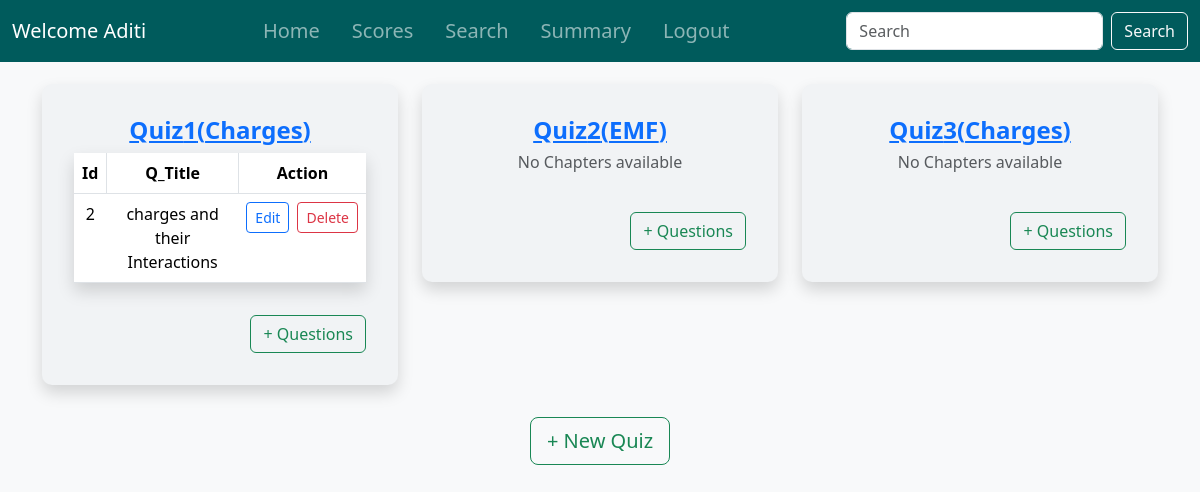
The app's page /admin/quiz_management (signed in), older data.
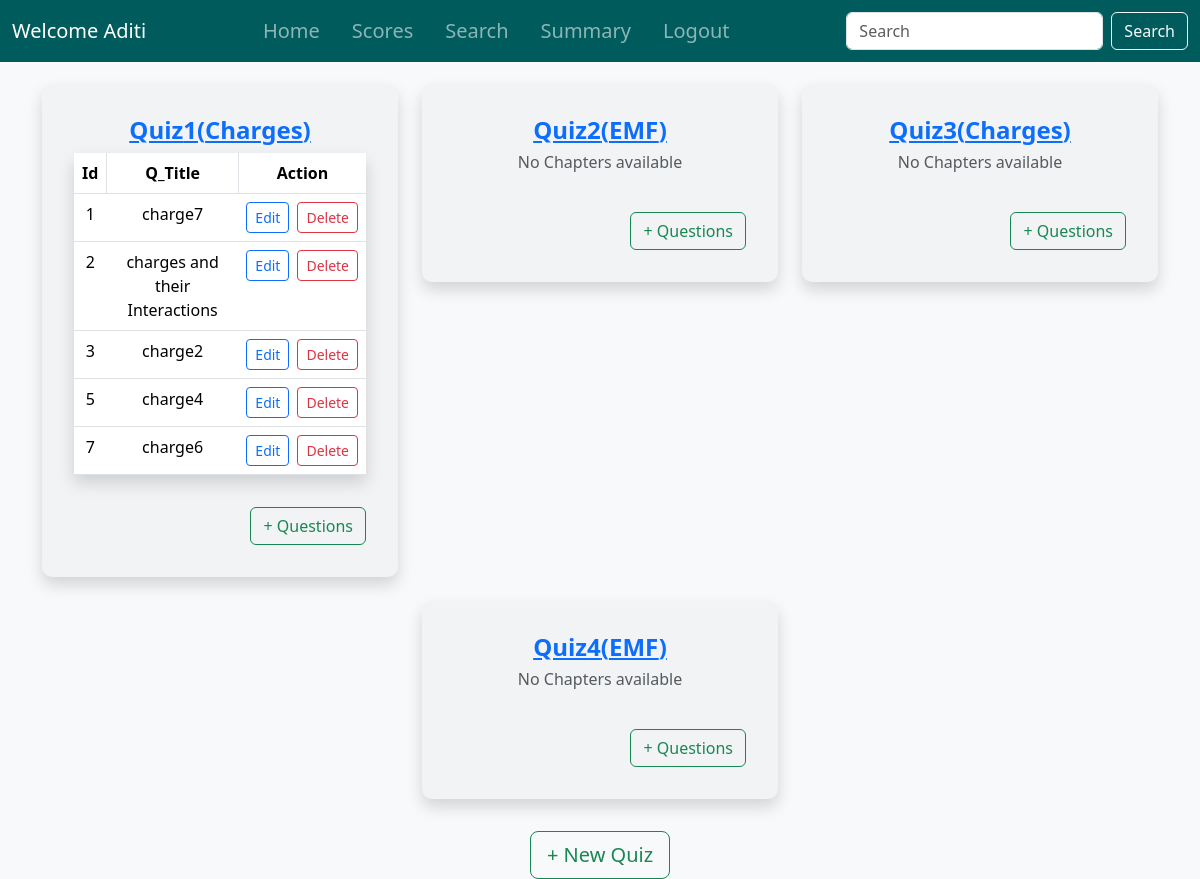
The same page, newer data.
### controllers/models.py (models this page shows, shortened)
class User(db.Model, UserMixin):
    __tablename__ = 'user'
    id = db.Column(db.Integer, primary_key=True)
    fullname = db.Column(db.String(200), nullable=False)
    email = db.Column(db.String(150), unique=True, nullable=False)
    username = db.Column(db.String(100), unique=True, nullable=False)
    dob = db.Column(db.Date, nullable=False)
    qualification = db.Column(db.String(200))
    document_path = db.Column(db.String(length=200), nullable=False)  # Path to uploaded document
    password = db.Column(db.String(60), nullable=False)

class Quiz(db.Model):
    id = db.Column(db.Integer, primary_key=True)
    chapter_id = db.Column(db.Integer, db.ForeignKey('chapter.id'), nullable=False)
    subject_id = db.Column(db.Integer, db.ForeignKey('subject.id'), nullable=False)
    date_of_quiz = db.Column(db.DateTime, default=func.now())
    time_duration = db.Column(db.String(10))  # HH:MM format
    remarks = db.Column(db.Text)
    questions = db.relationship('Question', backref='quiz', cascade='all, delete-orphan')
    scores = db.relationship('Score', backref='quiz', cascade='all, delete-orphan')
    subject = db.relationship('Subject', backref='quizzes')

class Chapter(db.Model):
    id = db.Column(db.Integer, primary_key=True)
    name = db.Column(db.String(200), nullable=False, unique=True)
    description = db.Column(db.Text, nullable=False)
    no_of_quizes = db.Column(db.Integer, nullable=False) # I don't know how to use this stuff.
    subject_id = db.Column(db.Integer, db.ForeignKey('subject.id'), nullable=False)
    quizzes = db.relationship('Quiz', backref='chapter', cascade='all, delete-orphan')

class Question(db.Model):
    id = db.Column(db.Integer, primary_key=True)
    quiz_id = db.Column(db.Integer, db.ForeignKey('quiz.id'), nullable=False)
    question_title = db.Column(db.String(30), nullable=False)
    question_statement = db.Column(db.Text, nullable=False)
    option1 = db.Column(db.String(255), nullable=False)
    option2 = db.Column(db.String(255), nullable=False)
    option3 = db.Column(db.String(255), nullable=False)
    option4 = db.Column(db.String(255), nullable=False)
    correct_option = db.Column(db.Integer, nullable=False)  # Stores option number (1-4)

### controllers/routes.py (the view)
@app.route('/admin/quiz_management')
@login_required
def quiz_management():
    quizes = Quiz.query.all()
    return render_template('quiz_management.html', quizes=quizes)

### controllers/models.py (called while the page is built)
@login_manager.user_loader
def load_user(user_id):
    try:
        user_type, id = user_id.split('-')
        id = int(id)
        if user_type == 'admin':
            return Admin.query.get(id)
        else:
            return User.query.get(id)
    except (ValueError, AttributeError):
        print(f"ERROR: Invalid user_id: {user_id}")
        return None

### controllers/templates/quiz_management.html (shortened to what this page needs)
{% extends 'base.html' %}
{% block content %}
<div class="container mt-4">
    <div class="row g-4 d-flex justify-content-center">
        {% if quizes %}
            {% for quiz in quizes %}
                <div class="col-md-4">
                    <div class="card p-3 shadow">
                        <div class="card-body">
                            <h4 class="fw-bold text-center"><a href="#">Quiz{{ quiz.id }}({{quiz.chapter.name}})</a></h4>
                            <table class="table table-hover shadow">
                                {% if quiz.questions %}
                                    <thead>
                                        <tr>
                                            <th scope="col" class="text-center border-end">Id</th>
                                            <th scope="col" class="text-center border-end">Q_Title</th>
                                            <th scope="col" class="text-center">Action</th>
                                        </tr>
                                    </thead>
                                    <tbody>
                                        {% for question in quiz.questions %}
                                            <tr>
                                                <td class="text-center">{{ question.id }}</td>
                                                <td class="text-center">{{ question.question_title }}</td>
                                                <td class="text-center">
                                                    <div class="d-flex justify-content-center gap-2">
                                                        <a href="#" class="btn btn-outline-primary btn-sm">Edit</a>
                                                        <form action="#" method="POST" onsubmit="return confirm('Are you sure you want to delete this service?')">
                                                            <button type="submit" class="btn btn-outline-danger btn-sm">Delete</button>
                                                        </form>
                                                    </div>
                                                </td>
                                            </tr>
                                        {% endfor %}
                                    </tbody>
                                {% else %}
                                    <h6 class="text-center text-muted">No Chapters available</h6>
                                {% endif %}
                            </table>
                            <div class="row mt-3">
                                <div class="col text-end mt-3">
                                    <a href="{{url_for('add_question', quiz_id=quiz.id)}}" class="btn btn-outline-success">+ Questions</a>
                                </div>
                            </div>
                        </div>
                    </div>
                </div>
            {% endfor %}
        {% else %}
            <div class="container"><h3 style="color: #808080;">No Quizes! Consider creating one.</h3></div>
        {% endif %}
    </div>
</div>
<div class="row mt-3">
    <div class="col text-center mt-3">
        <a href="#" class="btn btn-outline-success btn-lg">+ New Quiz</a>
    </div>
</div>
{% endblock %}

### controllers/templates/base.html (shortened to what this page needs)
<!doctype html>
<html lang="en">
<head>
    <link rel="stylesheet" href="https://cdnjs.cloudflare.com/ajax/libs/font-awesome/6.0.0-beta3/css/all.min.css">
    <link href="https://cdn.jsdelivr.net/npm/bootstrap@5.3.3/dist/css/bootstrap.min.css" rel="stylesheet"
>
    <link rel="stylesheet" href="../static/styles.css">
</head>
<body class="d-flex flex-column min-vh-100">
    <header>
        <nav class="navbar navbar-expand-lg navbar-dark fixed-top color custom-navbar">
            <div class="container-fluid">
                {% if current_user.is_authenticated %}
                <a class="navbar-brand me-auto" href="#">
                    Welcome {{ current_user.username if current_user.username else current_user.email.split('@')[0] }}
                </a>
                <div class="collapse navbar-collapse justify-content-center" id="navbarNavAltMarkup">
                    <div class="navbar-nav">
                        <a class="nav-link fs-5 px-3 py-2" aria-current="page" href="{{url_for('dashboard')}}">Home</a>
                        {% if current_user.__tablename__ == 'admin' %}
                            <a class="nav-link fs-5 px-3 py-2" href="{{url_for('quiz_management')}}">Quiz</a>
                        {% elif current_user.__tablename__ == 'user' %}
                            <a class="nav-link fs-5 px-3 py-2" href="#">Scores</a>
                        {% endif %}
                        <a class="nav-link fs-5 px-3 py-2" href="{{url_for('search')}}">Search</a>
                        <a class="nav-link fs-5 px-3 py-2" href="#">Summary</a>
                        <a class="nav-link fs-5 px-3 py-2" href="{{url_for('logout')}}">Logout</a>
                    </div>
                </div>
                <form class="d-flex ms-auto">
                    <input class="form-control me-2" type="search" placeholder="Search" aria-label="Search">
                    <button class="btn btn-outline-light" type="submit">Search</button>
                </form>
                {% endif %}
            </div>
        </nav>
    </header>
    <main class="flex-grow-1">
        {% block content %}
        {% endblock %}
    </main>
</body>
</html>

### controllers/static/styles.css (style rules this page uses)
body { padding-top: 60px; }
.custom-navbar { background-color: #005B5C; }

### controllers/templates/quiz_management.html (style rules this page uses)
body { background-color: #f8f9fa; }
.card { border: none; transition: transform 0.2s ease-in-out; background-color: #f1f3f5; border-radius: 10px; }

Row changes from the older to the newer data that the page shows:
added Question: id "1", question_title "charge7", shown under Quiz id 1
added Question: id "3", question_title "charge2", shown under Quiz id 1
added Question: id "5", question_title "charge4", shown under Quiz id 1
added Question: id "7", question_title "charge6", shown under Quiz id 1
added Quiz: id "4", chapter.name "EMF", shows "No Chapters available"
